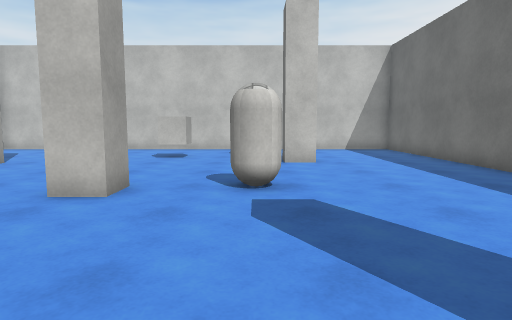
[1] (above)

16 first-person views from a walk through a scene from a Unity 3-D project. The camera is 1.2 m above the floor, tilts 6° down and sees 75° across. The floor is counted in squares, 1 m on a side. Each view is taken from the middle of a square. On the plan, view 1 faces up. The plan holds only what a view shows up to about 14 squares ahead; the rest is blank. Surface patterns are stand-ins for the level's own textures.

[2]
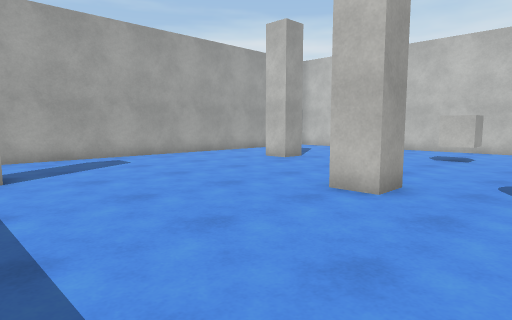

[3]
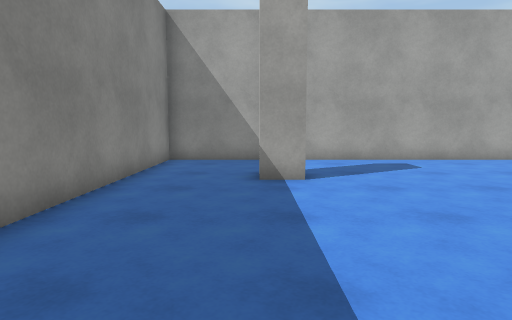

[4]
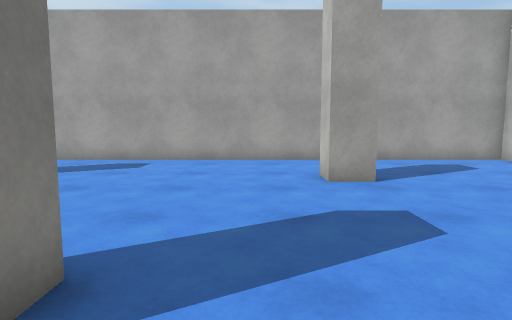

[5]
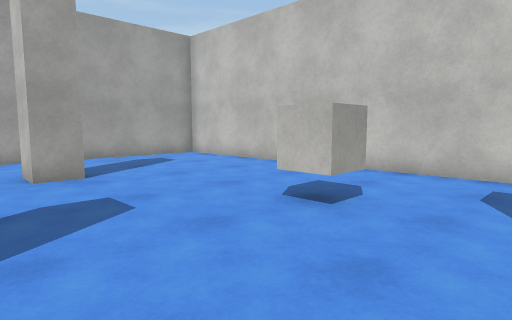

[6]
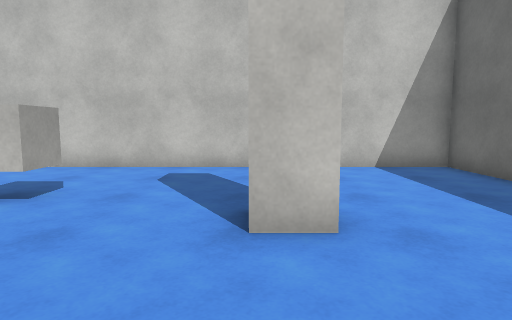

[7]
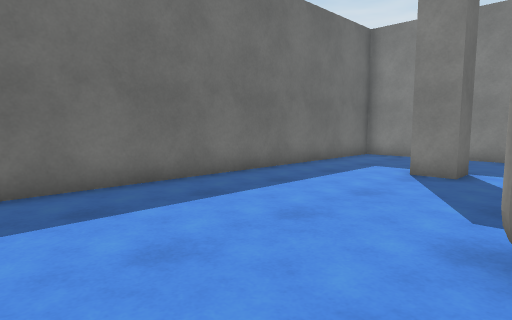

[8]
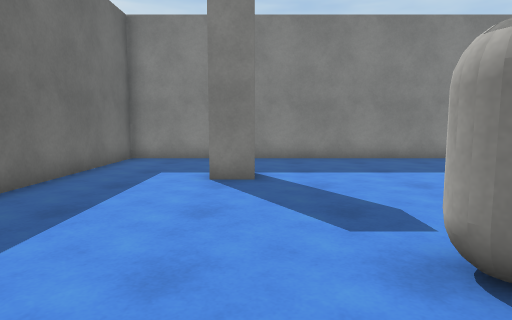

[9]
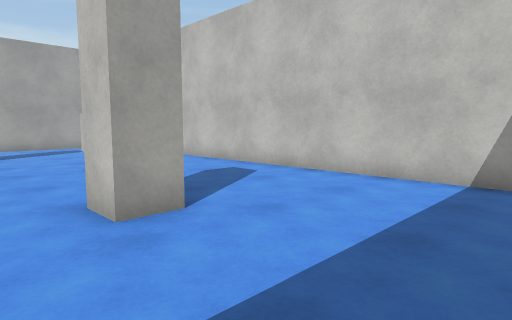

[10]
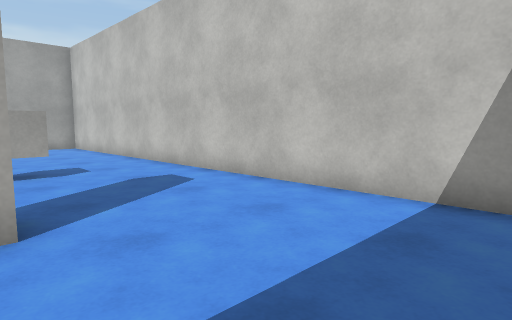

[11]
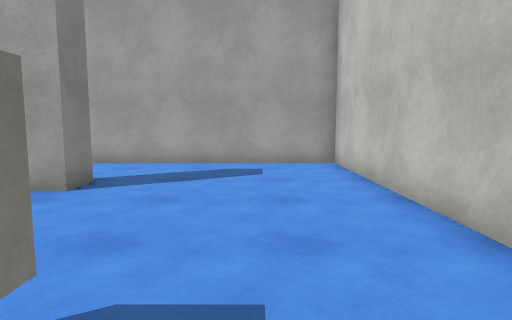

[12]
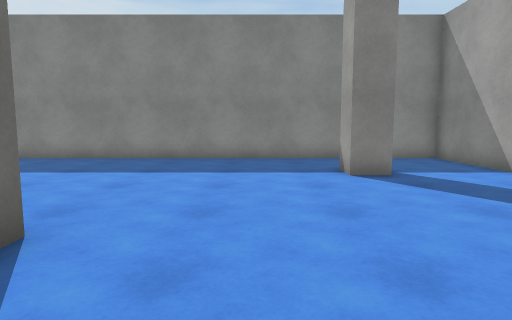

[13]
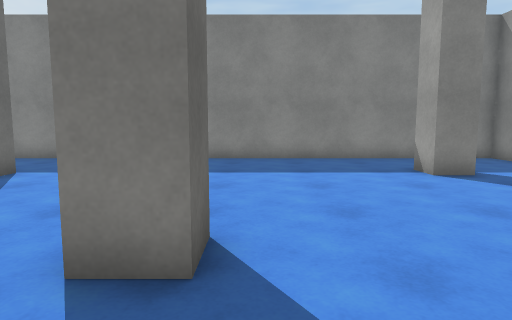

[14]
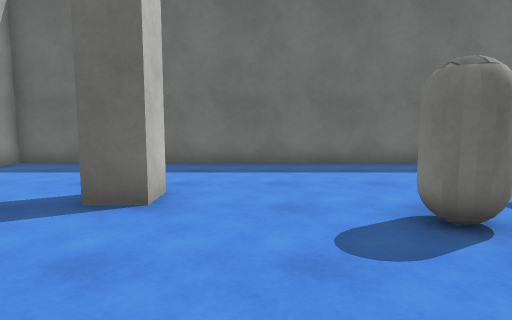

[15]
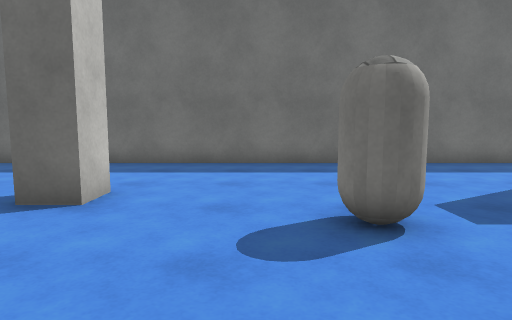

[16]
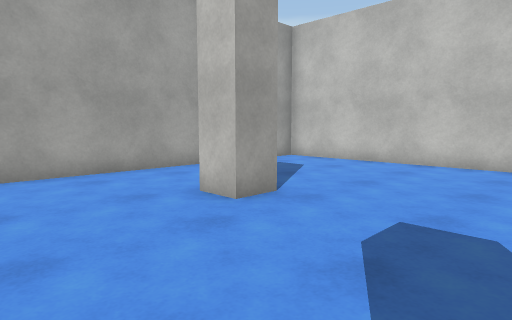

### Floor plan
Points are (right, up) in squares from view 1. A wall is a line through its corners. A room is listed if a view was taken in it or the views show most of it. See-through windows are left out.
Room 1 (views 1, 2, 3, 4, 5, 6, 7, 8, 9, 10, 11, 12, 13, 14, 15, 16)
walls: (-3.5, 6.5) (-2.5, 6.5) (-2.5, 5.5) (-3.5, 5.5) (-3.5, 6.5); (1.9, 11.6) (1.9, 10.6) (0.9, 10.6) (0.9, 11.6); (-9, 10.5) (-8, 10.5) (-8, 9.5) (-9, 9.5); (2, 0.6) (2, 1.7) (3.1, 1.7); (-9.4, 1.1) (-8.3, 1.1) (-8.3, 0); (-12.5, 16.5) (-12.5, -3) (6.5, -3) (6.5, 16.5) (-12.5, 16.5)
objects: other object (-3, 12) to (-3, 13); other object (0, 6) to (0, 7)

Positions as (right, up) in squares from view 1, and headings:
1: (0, 0), facing up
2: (0, 0), facing up-left
3: (-1, 0), facing left
4: (-1, 8), facing left
5: (0, 8), facing up-left
6: (1, 7), facing up
7: (0, 10), facing down-right
8: (2, 9), facing down
9: (6, 9), facing up-left
10: (6, 11), facing up-left
11: (-2, 14), facing left
12: (-6, 9), facing down
13: (-4, 9), facing down
14: (-4, 9), facing right
15: (-4, 8), facing right
16: (-4, 6), facing up-left
